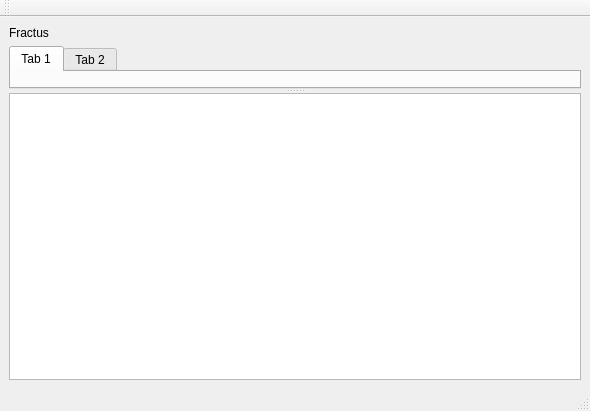
<?xml version="1.0" encoding="UTF-8"?>
<ui version="4.0">
 <class>MainWindow</class>
 <widget class="QMainWindow" name="MainWindow">
  <property name="geometry">
   <rect>
    <x>0</x>
    <y>0</y>
    <width>590</width>
    <height>411</height>
   </rect>
  </property>
  <property name="windowTitle">
   <string>MainWindow</string>
  </property>
  <widget class="QWidget" name="centralwidget">
   <layout class="QVBoxLayout" name="verticalLayout">
    <item>
     <widget class="QLabel" name="label">
      <property name="text">
       <string>Fractus</string>
      </property>
     </widget>
    </item>
    <item>
     <widget class="QSplitter" name="splitter">
      <property name="orientation">
       <enum>Qt::Vertical</enum>
      </property>
      <property name="childrenCollapsible">
       <bool>false</bool>
      </property>
      <widget class="QTabWidget" name="tabWidget">
       <widget class="QWidget" name="tab">
        <attribute name="title">
         <string>Tab 1</string>
        </attribute>
       </widget>
       <widget class="QWidget" name="tab_2">
        <attribute name="title">
         <string>Tab 2</string>
        </attribute>
       </widget>
      </widget>
      <widget class="QPlainTextEdit" name="plainTextEdit">
       <property name="minimumSize">
        <size>
         <width>0</width>
         <height>75</height>
        </size>
       </property>
       <property name="maximumSize">
        <size>
         <width>16777215</width>
         <height>350</height>
        </size>
       </property>
      </widget>
     </widget>
    </item>
   </layout>
  </widget>
  <widget class="QStatusBar" name="statusbar"/>
  <widget class="QToolBar" name="toolBar">
   <property name="windowTitle">
    <string>Conversation</string>
   </property>
   <attribute name="toolBarArea">
    <enum>TopToolBarArea</enum>
   </attribute>
   <attribute name="toolBarBreak">
    <bool>false</bool>
   </attribute>
  </widget>
 </widget>
 <resources/>
 <connections/>
</ui>
